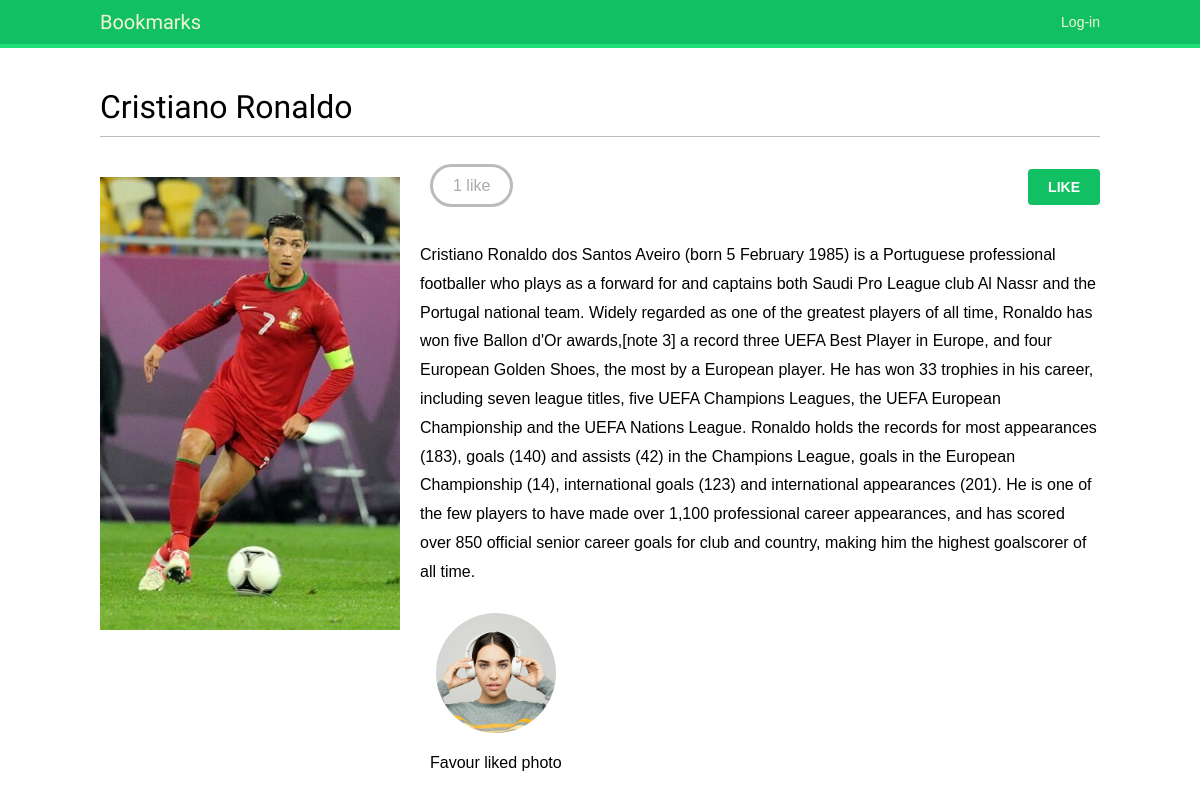
The app's page /images/detail/8/cristiano-ronaldo/ with its own data.
### images/models.py (models this page shows, shortened)
class Image(models.Model):
    user= models.ForeignKey(settings.AUTH_USER_MODEL, related_name='images_created', on_delete=models.CASCADE)
    title= models.TextField(max_length=200)
    slug= models.SlugField(max_length=200, blank=True)
    url= models.URLField(max_length=2000)
    image= models.ImageField(upload_to='images/%Y/%m/%d')
    description= models.TextField(blank=True)
    created= models.DateField(auto_now_add=True)
    users_like= models.ManyToManyField(settings.AUTH_USER_MODEL, related_name='images_liked', blank=True)
    class Meta:
        indexes= [
            models.Index(fields=['-created'],)
        ]
        ordering= ['-created']

### account/models.py (models this page shows, shortened)
class Profile(models.Model):
    user = models.OneToOneField(settings.AUTH_USER_MODEL,
                                on_delete=models.CASCADE)
    date_of_birth = models.DateField(blank=True, null=True)
    photo = models.ImageField(upload_to='user/%Y/%m/%d/', blank=True, default= "default.jpg")

### images/views.py (the view)
# urls.py: path('detail/<int:id>/<slug:slug>/', views.image_detail, name='detail'),
def image_detail(request, id, slug):
    image = get_object_or_404(Image, id=id, slug=slug)
    return render(request,
                  'images/image/detail.html',
                  {'section': 'images',
                   'image': image})

### images/templates/images/image/detail.html (shortened to what this page needs)
{% extends "base.html" %}
{% block content %}
  <h1>{{ image.title }}</h1>
  {% load thumbnail %}
  <a href="{{ image.image.url }}">
    <img src="{% thumbnail image.image 300x0 %}" class="image-detail">
  </a>
  {% with total_likes=image.users_like.count users_like=image.users_like.all %}
    <div class="image-info">
      <div>
        <span class="count">
          <span class="total">{{ total_likes }}</span>
          like{{ total_likes|pluralize }}
        </span>
        <a href="#" data-id="{{ image.id }}" data-action="{% if request.user in users_like %}un{% endif %}like"
    class="like button">
          {% if request.user not in users_like %}
            Like
          {% else %}
            Unlike
          {% endif %}
        </a>
      </div>
      {{ image.description|linebreaks }}
    </div>
    <div class="image-likes">
      {% for user in users_like %}
        <div>
          {% if user.profile.photo %}
            <img src="{{ user.profile.photo.url }}">
          {% endif %}
          <p>{{ user.first_name }} liked photo</p>
        </div>
      {% empty %}
        Nobody likes this image yet.
      {% endfor %}
    </div>
  {% endwith %}
{% endblock %}

### account/static/css/base.css (style rules this page uses)
body { margin: 0; padding: 0; font-family: helvetica, sans-serif; }
p { line-height: 1.8; }
a { color: #12c064; text-decoration: none; }
h1, h2, h3, h4, h5, h6 { font-family: "Muli", sans-serif; font-weight: normal; }
h1 { border-bottom: 1px solid #bbb; padding: 0 0 10px 0; margin: 10px 0 20px 0; }
input[type="submit"], a.button { font-weight: bold; background: #12c064; color: #fff; padding: 10px 20px; font-size: 14px; text-transform: uppercase; border-radius: 4px; }
.image-preview, .image-detail { max-width: 300px; float: left; margin: 0 20px 20px 0; }
.image-detail { margin-top: 20px; }
.image-info div { padding: 20px 0; overflow: auto; }
.count { color: #aaa; border: 3px solid #bbb; border-radius: 26px; padding: 10px 20px; margin: 20px 10px 0; }
a.like, a.follow { float: right; margin-top: -8px; }
.image-likes div { float: left; width: auto; padding: 10px; text-align: center; }
.image-likes img { width: 120px; height: 120px; border-radius: 50%; }

### records on screen
Image: title "Cristiano Ronaldo", image (picture), description "Cristiano Ronaldo dos Santos Aveiro (born 5 February 1985) is a Portuguese professional footballer who plays as a forward for and captains both Saudi Pro League club Al Nassr and the Portugal national team. Widely regarded as one of the greatest players of all time, Ronaldo has won five Ballon d'Or awards,[note 3] a record three UEFA Best Player in Europe, and four European Golden Shoes, the most by a European player. He has won 33 trophies in his career, including seven league titles, five UEFA Champions Leagues, the UEFA European Championship and the UEFA Nations League. Ronaldo holds the records for most appearances (183), goals (140) and assists (42) in the Champions League, goals in…"

### other values on screen
{{ total_likes }} "1"
{{ user.first_name }} "Favour"
